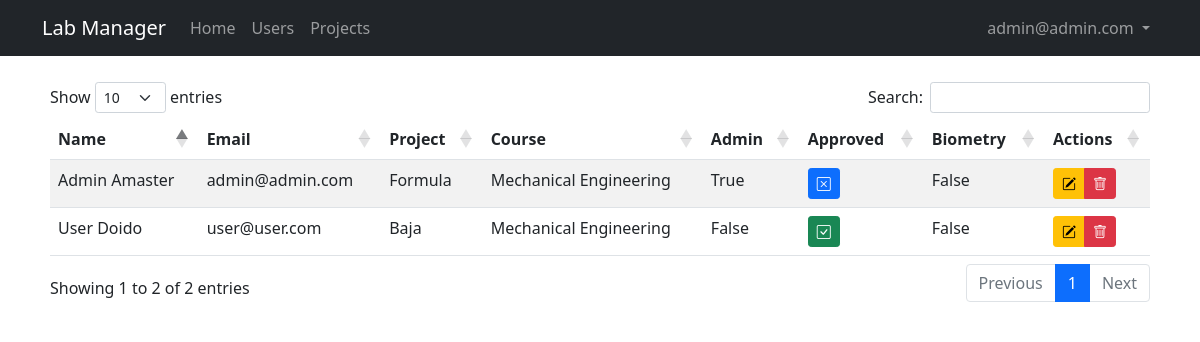
Page /admin/users (signed in) on the earlier database version.
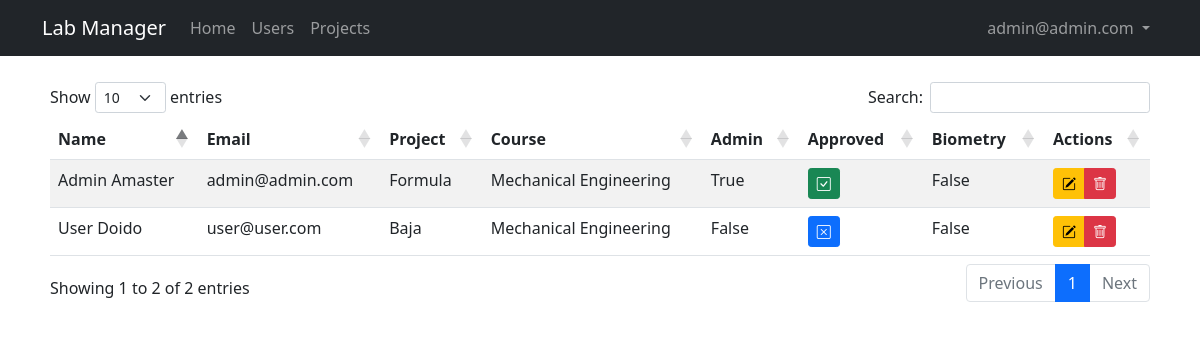
Same page on the later database version.
### lab_manager/models.py (models this page shows, shortened)
class User(db.Model, UserMixin):
    id = db.Column(db.Integer, primary_key = True)
    email = db.Column(db.String(50), unique = True)
    name = db.Column(db.String(150))
    password = db.Column(db.String(128))
    date_created = db.Column(db.DateTime, default = datetime.utcnow)
    biometry = db.Column(db.Boolean, default = False, nullable = False)
    project = db.Column(db.Integer, nullable = False)
    grr = db.Column(db.Integer, unique = True)
    course = db.Column(db.String(50))
    approved_by = db.Column(db.Integer)
    date_approved = db.Column(db.DateTime, default = datetime.utcnow)
    approved = db.Column(db.Boolean, default = False, nullable = False)
    admin = db.Column(db.Boolean, default = False, nullable = False)
    projects = db.relationship('Project', backref="user", passive_deletes = False)
    posts = db.relationship('Post', backref="user", passive_deletes = True)
    comments = db.relationship('Comment', backref="user", passive_deletes = True)

### lab_manager/admin/routes.py (the view)
@admin.route("/admin/users")
@admin_only
def users():
    users = User.query
    g.search_form=False
    return render_template('admin/users.jinja2', title = "Users", users=users, user=current_user)

### lab_manager/main/forms.py
class SearchForm(FlaskForm):
    q = StringField('Search', validators=[DataRequired()])
    def __init__(self, *args, **kwargs):
        if 'formdata' not in kwargs:
            kwargs['formdata'] = request.args
        if 'meta' not in kwargs:
            kwargs['meta'] = {'csrf': False}
        super(SearchForm, self).__init__(*args, **kwargs)

### lab_manager/__init__.py (called while the page is built)
def create_app(config_class=Config):
    app = Flask(__name__)
    app.config.from_object(Config)
    db.init_app(app)
    migrate.init_app(app, db)
    app.elasticsearch = Elasticsearch([app.config['ELASTICSEARCH_URL']]) \
        if app.config['ELASTICSEARCH_URL'] else None
    from lab_manager.main.routes import main
    app.register_blueprint(main)
    from lab_manager.users.routes import users
    app.register_blueprint(users)
    from lab_manager.admin.routes import admin
    app.register_blueprint(admin)
    from lab_manager.posts.routes import posts
    app.register_blueprint(posts)
    from .models import User, Project, Post
    initialize_database(app)
    login_manager.init_app(app)
    @login_manager.user_loader
    def load_user(id):
        return User.query.get(int(id))
    return app

### lab_manager/templates/admin/users.jinja2 (shortened to what this page needs)
{% extends "layout.jinja2" %}
{% block content %}
<table id="data" class="table table-striped">
<thead>
    <tr>
        <th>Name</th>
        <th>Email</th>
        <th>Project</th>
        <th>Course</th>
        <th>Admin</th>
        <th>Approved</th>
        <th>Biometry</th>
        <th>Actions</th>
    </tr>
</thead>
<tbody>
    {% for user in users %}
    <tr>
        <td>{{ user.name }}</td>
        <td>{{ user.email }}</td>
        <td>{{ user.project }}</td>
        <td>{{ user.course }}</td>
        <td>{{ user.admin }}</td>
        <td>
            {% if user.approved %}
                <a href="{{url_for('admin.approve_user', id=user.id)}}" class="btn btn-success btn-sm"><i class="bi bi-check-square"></i></a>
            {% else %}
                <a href="{{url_for('admin.approve_user', id=user.id)}}" class="btn btn-primary btn-sm"><i class="bi bi-x-square"></i></a>
            {% endif %}
        </td>
        <td>{{ user.biometry }}</td>
        <td>
            <div class="btn-group" role="group" aria-label="Basic mixed styles example">
                <button type="button" class="btn btn-warning btn-sm" data-bs-toggle="modal" data-bs-target="#edituserModal{{user.id}}"><i class="bi bi-pencil-square"></i></button>
                <button type="button" class="btn btn-danger btn-sm" data-bs-toggle="modal" data-bs-target="#delete-confirmation"><i class="bi bi-trash"></i></button>
            </div>
        </td>
    </tr>
    {% endfor %}
</tbody>
</table>
{% endblock content %}

### lab_manager/templates/layout.jinja2 (shortened to what this page needs)
<!DOCTYPE html>
<html lang="en">
<head>
    <link href="https://cdn.jsdelivr.net/npm/bootstrap@5.1.3/dist/css/bootstrap.min.css" rel="stylesheet">
    <link rel="stylesheet" type="text/css" href="https://cdn.datatables.net/1.10.25/css/dataTables.bootstrap5.css">
    <link rel="stylesheet" href="https://cdn.jsdelivr.net/npm/bootstrap-icons@1.8.1/font/bootstrap-icons.css">
    <link rel="stylesheet" type="text/css" href="{{ url_for('static', filename='main.css') }}">
</head>
<body>
    <nav class="navbar navbar-expand-md navbar-dark bg-dark">
        <div class="container">
            <a class="navbar-brand mr-4" href="/">Lab Manager</a>
            <div class="collapse navbar-collapse" id="navbar">
                <div class="navbar-nav me-auto mb-2 mb-lg-0">
                    <a href="/" class="nav-item nav-link">Home</a>
                    {% if user.is_authenticated and user.admin==True %}
                        <a href="{{url_for('admin.users')}}" class="nav-item nav-link">Users</a>
                        <a href="{{url_for('admin.projects')}}" class="nav-item nav-link">Projects</a>
                    {% endif %}
                </div>
                <div class="navbar-nav">
                    {% if user.is_authenticated and user.admin==False %}
                        <li class="nav-item dropdown">
                            <a class="nav-link dropdown-toggle" href="#" id="navbarDropdown" role="button" data-bs-toggle="dropdown" aria-expanded="false"> {{user.email}} </a>
                            <ul class="dropdown-menu dropdown-menu-end" aria-labelledby="navbarDropdown">
                                <li><a class="dropdown-item" href="{{url_for('users.profile')}}">Profile</a></li>
                                <li><hr class="dropdown-divider"></li>
                                <li><a class="dropdown-item" href="{{url_for('users.logout')}}">Logout</a></li>
                            </ul>
                        </li>
                    {% elif user.is_authenticated and user.admin==True %}
                        <li class="nav-item dropdown">
                            <a class="nav-link dropdown-toggle" href="#" id="navbarDropdown" role="button" data-bs-toggle="dropdown" aria-expanded="false"> {{user.email}} </a>
                        </li>
                    {% else %}
                        <a href="{{url_for('users.login')}}" class="nav-item nav-link">Login</a>
                        <a href="{{url_for('users.register')}}" class="nav-item nav-link">Sign Up</a>
                    {% endif %}
                </div>
            </div>
        </div>
    </nav>
    <main class="container full-page" role="main">
        {% block content %}{% endblock content %}
    </main>
</body>
</html>

Differences in the rows shown:
changed User "Admin Amaster": approved False → True (drawn)
changed User "User Doido": approved True → False (drawn)
